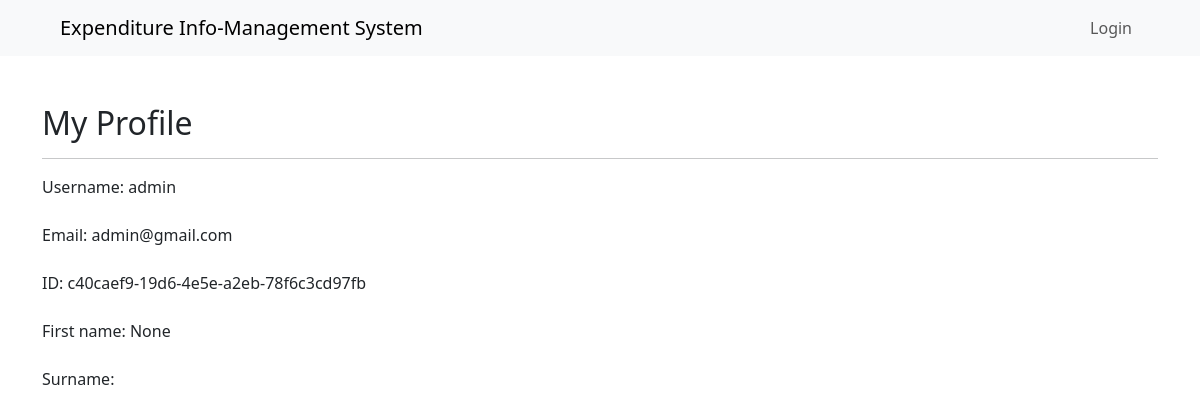
/profile-of-/c40caef9-19d6-4e5e-a2eb-78f6c3cd97fb/ (signed in), run on an earlier commit of the app's database.
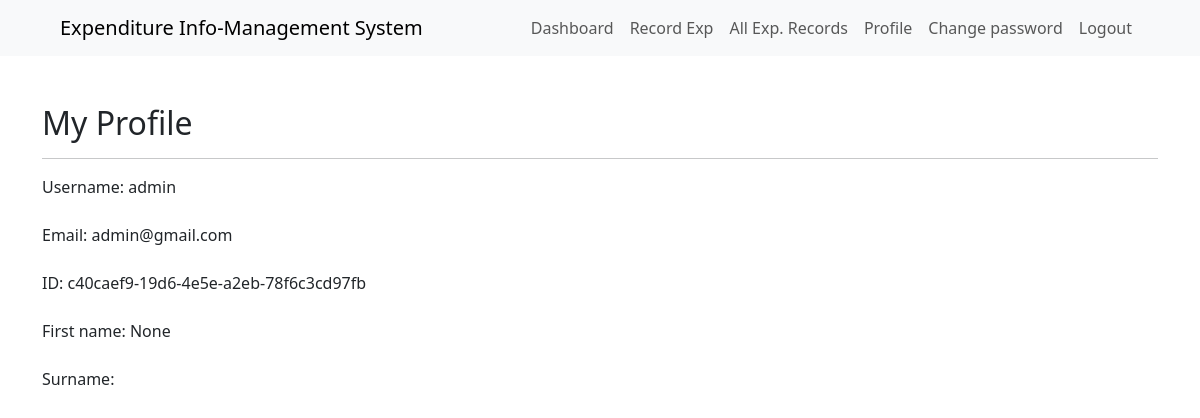
And on a later commit of the database.
### EIMS/models.py (models this page shows, shortened)
class NewUser(AbstractBaseUser, PermissionsMixin):
    id = models.UUIDField(auto_created=True, primary_key=True, unique=True, editable=False, default=uuid.uuid4)
    email = models.EmailField(_('Email address'), max_length=254, unique=True)
    username = models.CharField(max_length=150, unique=True)
    givenname = models.CharField(max_length=100, blank=True, null=True)
    surname = models.CharField(max_length=100, blank=True)
    profile_photo = models.ImageField(blank=True, null=True)
    about_me = models.TextField(blank=True, null=True)
    failed_login_attempts = models.IntegerField(default=0)
    is_active = models.BooleanField(default=False)
    is_staff = models.BooleanField(default=False)
    is_personal = models.BooleanField(default=False)
    is_verified = models.BooleanField(default=False)
    objects = CustomAccountManager()
    USERNAME_FIELD = 'email'
    REQUIRED_FIELDS = ['username']
    class Meta:
        verbose_name  = 'New Account / User'

### EIMS/views.py (the view)
# urls.py: path('profile-of-/<str:id>/', views.profile, name='profile'),
def profile(request, id):
    this_user = NewUser.objects.get(id=id)
    context = {
        'thisuser':this_user,
    }
    return render(request, 'accounts/profile.html', context)

### templates/accounts/profile.html
{% extends "copyfrom/main.html" %}
{% block content %}
<h2>My Profile</h2>
<hr>
Username: {{thisuser.username}} <br> <br>
Email: {{thisuser.email}} <br><br>
ID: {{thisuser.id}} <br> <br>
First name: {{thisuser.givenname}} <br> <br>
Surname: {{thisuser.surname}} <br> <br>
{% endblock %}

### templates/copyfrom/main.html (shortened to what this page needs)
{% load static %}
<!DOCTYPE html>
<html lang="en">
<head>
    <link rel="stylesheet" href="{% static 'css/bootstrap.min.css' %}">
</head>
<body>
    <nav class="navbar navbar-expand-lg bg-body-tertiary px-5">
        <div class="container-fluid">
            <a class="navbar-brand" href="#">Expenditure Info-Management System</a>
            <div class="collapse navbar-collapse" id="navbarSupportedContent">
                <ul class="navbar-nav ms-auto mb-2 mb-lg-0">
                    {% if user.is_authenticated %}
                    <li class="nav-item">
                        <a class="nav-link" href="{% url 'dashboard' %}">Dashboard</a>
                    </li>
                    <li class="nav-item">
                        <a class="nav-link" href="{% url 'create-exp' user.id %}">Record Exp</a>
                    </li>
                    <li class="nav-item">
                        <a class="nav-link" href="{% url 'allExp-records' %}">All Exp. Records</a>
                    </li>
                    <li class="nav-item">
                        <a class="nav-link" href="{% url 'profile' user.id %}">Profile</a>
                    </li>
                    <li class="nav-item">
                        <a class="nav-link" href="{% url 'change-password' %}">Change password</a>
                    </li>
                    <li class="nav-item">
                        <a class="nav-link" href="{% url 'signout' %}">Logout</a>
                    </li>
                    {% else %}
                    <li class="nav-item">
                        <a class="nav-link" aria-current="page" href="{% url 'signin' %}">Login</a>
                    </li>
                    {% endif %}
                </ul>
            </div>
        </div>
    </nav>
    <div class="container py-5">
        {% block content %}
        {% endblock %}
    </div>
</body>
</html>

What changed in the data, as far as the page shows it:
changed NewUser "admin": is_active False → True (drawn)
Also different on the page:
text no longer shown: "Login"
text now shown: "Dashboard Record Exp All Exp. Records Profile Change password Logout"
